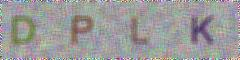

Write Python code to recreate this figure.
'''
Created on 2018年8月18日

@author: Administrator
'''

from PIL import Image, ImageDraw, ImageFont, ImageFilter
import random

def ranFont():
    return chr(random.randint(65, 90))
def ranColor1():
    return (random.randint(64, 255), random.randint(64, 255), random.randint(64, 255))
def ranColor2():
    return (random.randint(32, 127), random.randint(32, 127), random.randint(32, 127))
width = 60 * 4
height = 60

image = Image.new('RGB', (width, height), (255, 255, 255))
font = ImageFont.truetype('C:\\Windows\\Fonts\\arial.ttf', 36)
draw = ImageDraw.Draw(image)
for w in range(width):
    for h in range(height):
        draw.point((w, h), fill=ranColor1())
for f in range(4):
    draw.text((60* f + 10, 10), ranFont(), font=font, fill=ranColor2())
image = image.filter(ImageFilter.BLUR)
image.save('demo11.jpg', 'jpeg')
